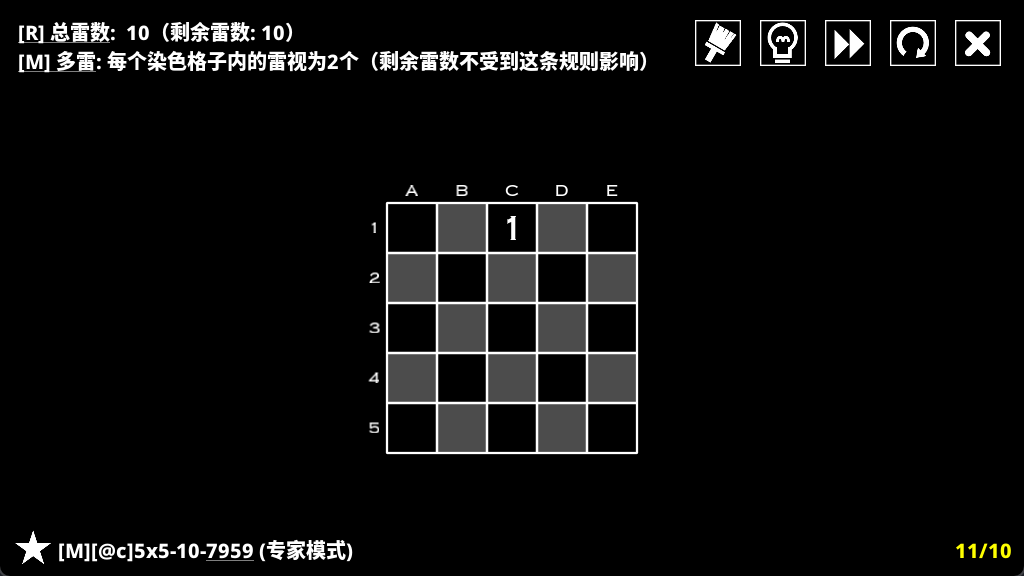
#> input picture img/5x5.png, 1024 x 576 px
$ python -i utils.py   (imports and definitions only)
#> lines starting #> are read from the running program, lines starting #| are printed output that depends on the picture; after the words box and inside, x2 and y2 are one past the last pixel; in counts of white or black regions, pixels touching at a corner belong together
#> further down, picture is the input picture: shape (576, 1024, 3); mean B, G, R 13.1, 13.3, 13.3
from collections import defaultdict
import cv2
import logging
from PyQt5.QtWidgets import (QApplication, QMainWindow, QWidget, QFileDialog, QListWidget, QHBoxLayout,
                             QSizePolicy, QSplitter, QAction, QLabel, QMenuBar, QSplitterHandle)

# 配置日志记录器
# [3 lines not run here, left out]

class MySplitterHandle(QSplitterHandle):
    def __init__(self, orientation, splitter):
        super(MySplitterHandle, self).__init__(orientation, splitter)

    def mouseMoveEvent(self, event):
        pass

    def mousePressEvent(self, event):
        pass

class MySplitter(QSplitter):
    def __init__(self, orientation):
        super(MySplitter, self).__init__(orientation)

    def createHandle(self):
        return MySplitterHandle(self.orientation(), self)

def logprint(message, level="info"):
    """
    打印日志信息
    :param message: 日志信息内容
    :param level: 日志级别 ("debug", "info", "warning", "error", "critical")
    """
    if level.lower() == "debug":
        logging.debug(message)
    elif level.lower() == "info":
        logging.info(message)
    elif level.lower() == "warning":
        logging.warning(message)
    elif level.lower() == "error":
        logging.error(message)
    elif level.lower() == "critical":
        logging.critical(message)
    else:
        logging.info(message)


def argmax(dic):
    return max(dic, key=dic.get)

def detect_squares(image):
    # 转换为灰度图像
    gray_image = cv2.cvtColor(image, cv2.COLOR_BGR2GRAY)

    #二值化

    # #默认配色
    # _, binary_image = cv2.threshold(
    #     gray_image, 0, 255, cv2.THRESH_BINARY_INV | cv2.THRESH_OTSU)

    # 粉白配色
    _, binary_image = cv2.threshold(
        gray_image, 210, 255, cv2.THRESH_BINARY)
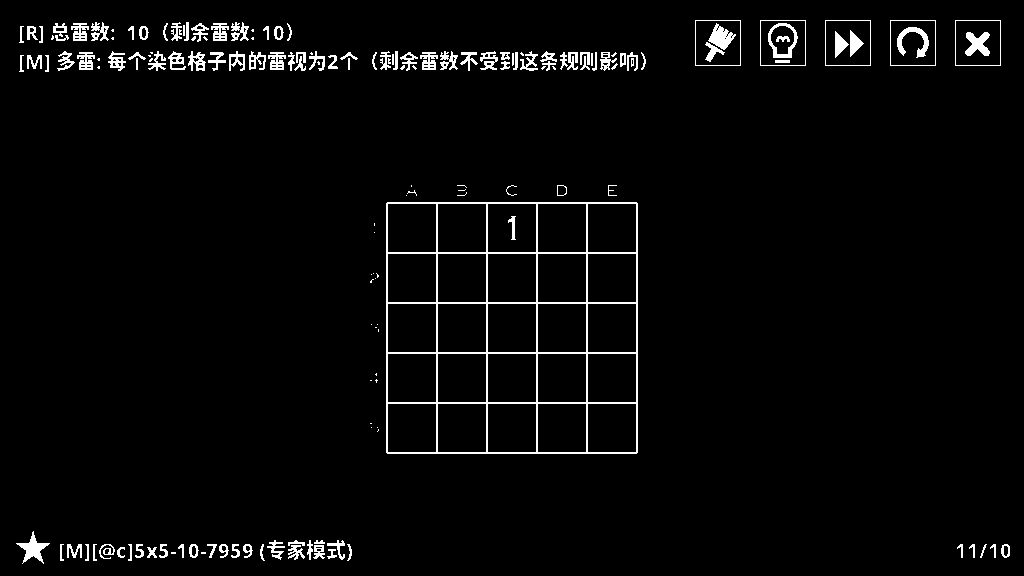
#> binary_image: shape (576, 1024); 3.1% white in thin lines or dots

    if __name__ == "__main__":
        # 显示图像
        cv2.imshow('gray_image', gray_image)

        # 等待按键然后关闭窗口
        cv2.waitKey(0)
        cv2.destroyAllWindows()
        # 显示图像
        cv2.imshow('binary image', binary_image)

        # 等待按键然后关闭窗口
        cv2.waitKey(0)
        cv2.destroyAllWindows()

    # 查找轮廓
    contours, _ = cv2.findContours(
        binary_image, cv2.RETR_TREE, cv2.CHAIN_APPROX_SIMPLE)
#> contours = 275 contours, 125 with area under 20; largest, box (x1, y1, x2, y2) and area: (386, 202, 638, 454) 62999, (587, 403, 637, 453) 2399, (537, 403, 587, 453) 2399, (487, 403, 537, 453) 2399, (437, 403, 487, 453) 2399

    # 找到最大的正方形
    max_area = 0
    largest_square_contour = None

    for contour in contours:
        perimeter = cv2.arcLength(contour, True)
        approx_polygon = cv2.approxPolyDP(contour, 0.04 * perimeter, True)

        if len(approx_polygon) == 4:
            x, y, w, h = cv2.boundingRect(contour)
            if x < 1 or y < 1 or x + w > image.shape[1] - 1 or y + h > image.shape[0] - 1:
                continue

            area = w * h
            if area > max_area:
                max_area = area
                largest_square_contour = approx_polygon
#> this loop made 275 passes
#> (perimeter, x, y, w, h, area, max_area, largest_square_contour) on passes 17, 23, 60: (38.14, 260, 544, 5, 17, 85, 85, [[262, 544], [260, 555], [264, 560], [261, 553]]), (46.14, 207, 544, 10, 14, 140, 140, [[216, 544], [207, 544], [213, 546], [209, 557]]), (1001.7, 386, 202, 252, 252, 63504, 63504, [[387, 202], [386, 452], [636, 453], [637, 203]])
#> (perimeter, approx_polygon, x, y, w, h, area) on pass 38: (51.56, [[309, 540], [307, 554], [310, 559], [312, 544]], 307, 540, 6, 20, 120)
#> after the loop, max_area = 63504

    # 计算大正方形的位置和大小
    x, y, w, h = cv2.boundingRect(largest_square_contour)
#> x = 386; y = 202; w = 252; h = 252
    large_square_position = (x + 1, y + 1, w - 2, h - 2)
#> large_square_position = (387, 203, 250, 250)

    # 收集正方形区域
    square_areas = []
    for contour in contours:
        perimeter = cv2.arcLength(contour, True)
        approx_polygon = cv2.approxPolyDP(contour, 0.04 * perimeter, True)

        if len(approx_polygon) == 4:
            x, y, w, h = cv2.boundingRect(contour)

            if large_square_position[0] < x and large_square_position[1] < y and large_square_position[0] + large_square_position[2] > x + w and large_square_position[1] + large_square_position[3] > y + h:
                area = w * h
                if area < 100:
                    continue
                square_areas.append(area)
#> this loop made 275 passes
#> (perimeter, approx_polygon, x, y, w, h) on passes 1, 2, 17, 23, 38, 42, 60: (10, [[201, 552], [201, 553], [205, 553], [205, 552]], 201, 552, 5, 2), (10, [[171, 552], [171, 553], [175, 553], [175, 552]], 171, 552, 5, 2), (38.14, [[262, 544], [260, 555], [264, 560], [261, 553]], 260, 544, 5, 17), (46.14, [[216, 544], [207, 544], [213, 546], [209, 557]], 207, 544, 10, 14), (51.56, [[309, 540], [307, 554], [310, 559], [312, 544]], 307, 540, 6, 20), (4.83, [[378, 429], [378, 430], [377, 431], [378, 430]], 377, 429, 2, 3), (1001.7, [[387, 202], [386, 452], [636, 453], [637, 203]], 386, 202, 252, 252)
#> (perimeter, x, y, w, h) on passes 61 to 66: (193.7, 587, 403, 50, 50), (193.7, 537, 403, 50, 50), (193.7, 487, 403, 50, 50), (193.7, 437, 403, 50, 50), (193.7, 387, 403, 50, 50), (193.7, 587, 353, 50, 50)
#> after the loop, square_areas = [2500, 2500, 2500, 2500, 2500, 2500, 2500, 2500, 2500]

    # 估计n的值
    test_n_scores = defaultdict(int)
    large_square_area = large_square_position[2] * large_square_position[3]
#> large_square_area = 62500

    for n in range(5, 9):
        mean_area = large_square_area / (n ** 2)
        score = 0
        for area in square_areas:
            score -= abs(area - mean_area) / (area + mean_area)
        test_n_scores[n] = score
#> this loop made 4 passes
#> mean_area on passes 1 to 4: 2500, 1736.1, 1275.5, 976.6
#> after the loop, test_n_scores = {5: 0, 6: -1.62, 7: -2.92, 8: -3.94}

    estimated_n = argmax(test_n_scores)
#> estimated_n = 5

    return large_square_position, estimated_n, test_n_scores

# [37 lines not run here, left out]

>>> import cv2
>>> picture = cv2.imread('../img/5x5.png')
>>> result = detect_squares(picture)

$ run again, on img/5x52.png
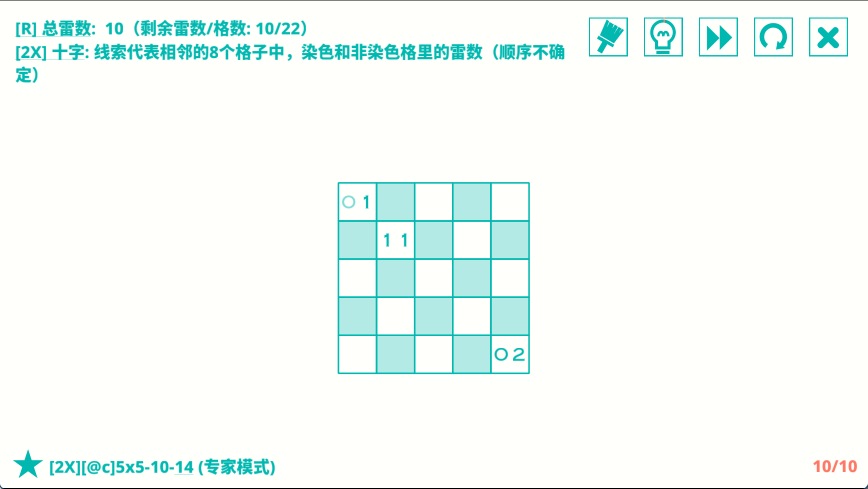
#> input picture img/5x52.png, 1735 x 977 px (shown at 1/2 size)
#> picture is the input picture: shape (977, 1735, 3); mean B, G, R 247.9, 251.1, 242.8
#> in detect_squares, `gray_image = cv2.cvtColor(image, cv2.COLOR_BGR2GRAY)`:
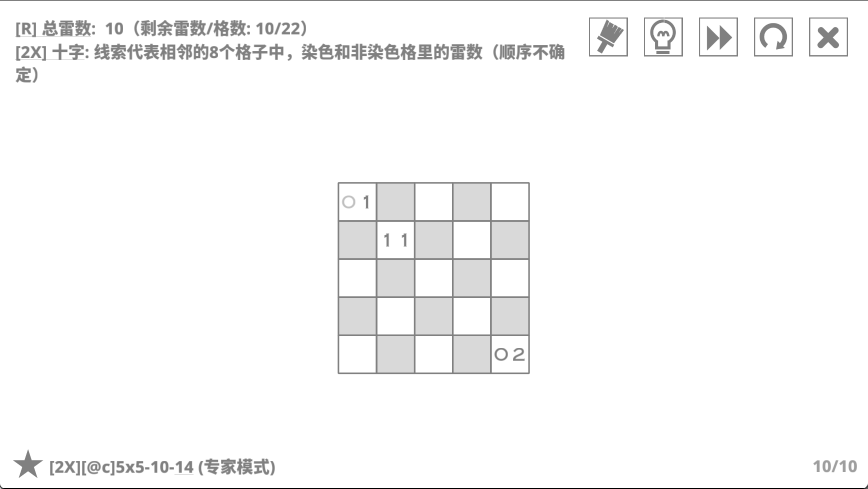
#> gray_image: shape (977, 1735) (shown at 1/2 size); min 0, max 255, mean 248.6
#> in detect_squares, `_, binary_image = cv2.threshold( gray_image, 210, 255, cv2.THRESH_BINA..`:
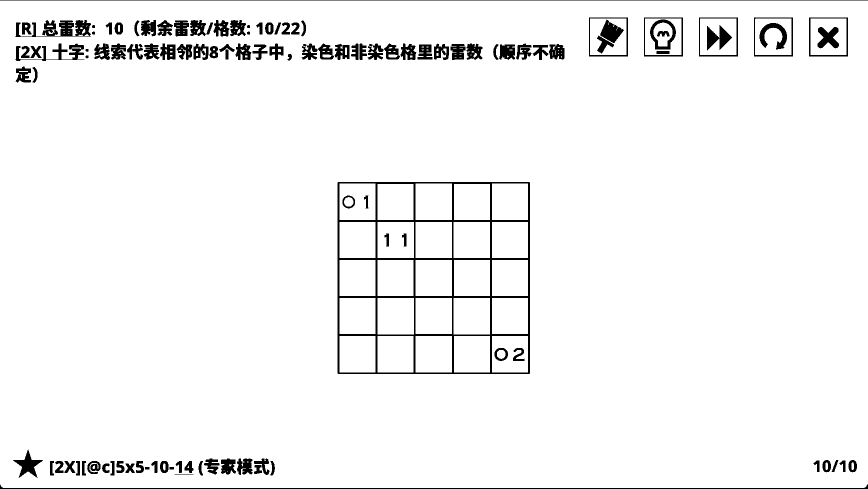
#> binary_image: shape (977, 1735) (shown at 1/2 size); 95.9% white; 115 black regions
#> contours = 276 contours, 111 with area under 20; largest, box (x1, y1, x2, y2) and area: (0, 1, 1735, 976) 1688883, (674, 363, 1061, 749) 148602, (1617, 34, 1697, 114) 6239, (1507, 34, 1587, 114) 6239, (1397, 34, 1477, 114) 6239
#> the loop in detect_squares, `for contour in contours:` made 276 passes
#> (perimeter, x, y, w, h, area, max_area, largest_square_contour) on passes 4, 19, 31, 44: (29.66, 338, 933, 11, 7, 77, 77, [[338, 934], [347, 933], [348, 938], [339, 939]]), (80.49, 220, 921, 10, 31, 310, 310, [[221, 921], [229, 922], [228, 951], [220, 950]]), (67.11, 1662, 919, 16, 26, 416, 416, [[1675, 919], [1669, 943], [1663, 944], [1669, 924]]), (1537.3, 674, 363, 387, 386, 149382, 149382, [[676, 363], [1060, 365], [1058, 748], [674, 746]])
#> after the loop in detect_squares, `for contour in contours:`: max_area = 149382
#> in detect_squares, `x, y, w, h = cv2.boundingRect(largest_square_contour)`: x = 674; y = 363; w = 387; h = 386
#> large_square_position = (675, 364, 385, 384)
#> the loop in detect_squares, `for contour in contours:` made 276 passes
#> (perimeter, approx_polygon, x, y, w, h, area) on passes 45, 49, 50, 51, 52: (286, [[984, 672], [984, 744], [1055, 744], [1055, 672]], 984, 672, 72, 73, 5256), (286, [[908, 672], [908, 744], [979, 744], [979, 672]], 908, 672, 72, 73, 5256), (288, [[831, 672], [831, 744], [903, 744], [903, 672]], 831, 672, 73, 73, 5329), (286, [[755, 672], [755, 744], [826, 744], [826, 672]], 755, 672, 72, 73, 5256), (286, [[679, 672], [679, 744], [750, 744], [750, 672]], 679, 672, 72, 73, 5256)

$ run again, on img/7x7.png
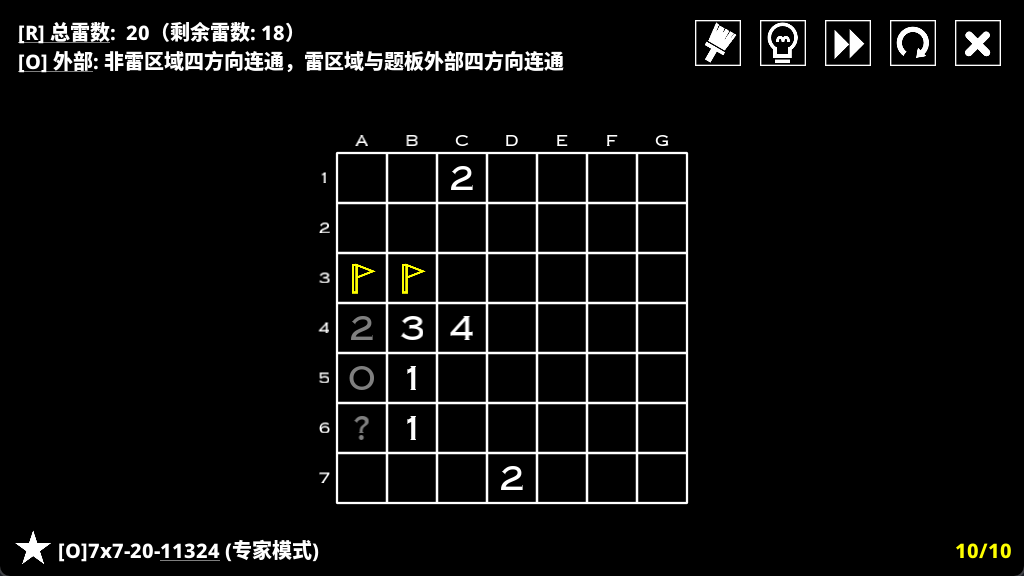
#> input picture img/7x7.png, 1024 x 576 px
#> picture is the input picture: shape (576, 1024, 3); mean B, G, R 12.6, 12.9, 12.9
#> in detect_squares, `_, binary_image = cv2.threshold( gray_image, 210, 255, cv2.THRESH_BINA..`:
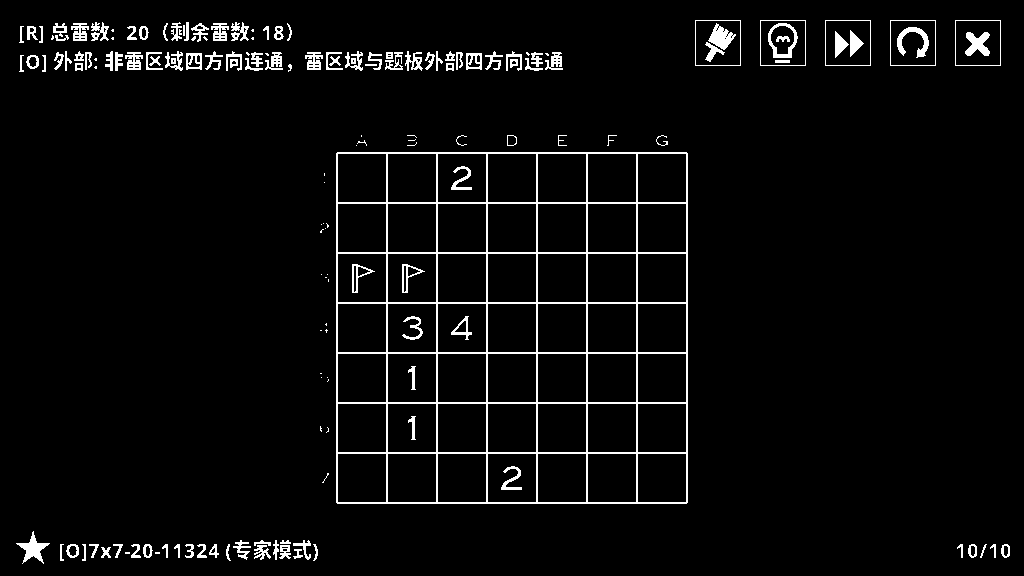
#> binary_image: shape (576, 1024); 4% white in thin lines or dots
#> contours = 299 contours, 113 with area under 20; largest, box (x1, y1, x2, y2) and area: (336, 152, 688, 504) 123199, (637, 453, 687, 503) 2399, (587, 453, 637, 503) 2399, (537, 453, 587, 503) 2399, (487, 453, 537, 503) 2399
#> the loop in detect_squares, `for contour in contours:` made 299 passes
#> (perimeter, x, y, w, h, area, max_area, largest_square_contour) on passes 17, 27, 60: (38.14, 226, 544, 5, 17, 85, 85, [[228, 544], [226, 555], [230, 560], [227, 553]]), (46.14, 113, 544, 10, 14, 140, 140, [[122, 544], [113, 544], [119, 546], [115, 557]]), (1401.7, 336, 152, 352, 352, 123904, 123904, [[337, 152], [336, 502], [686, 503], [687, 153]])
#> after the loop in detect_squares, `for contour in contours:`: max_area = 123904
#> in detect_squares, `x, y, w, h = cv2.boundingRect(largest_square_contour)`: x = 336; y = 152; w = 352
#> large_square_position = (337, 153, 350, 350)
#> the loop in detect_squares, `for contour in contours:` made 299 passes
#> (perimeter, approx_polygon, x, y, w, h) on passes 1, 2, 17, 27, 28: (10, [[155, 552], [155, 553], [159, 553], [159, 552]], 155, 552, 5, 2), (10, [[125, 552], [125, 553], [129, 553], [129, 552]], 125, 552, 5, 2), (38.14, [[228, 544], [226, 555], [230, 560], [227, 553]], 226, 544, 5, 17), (46.14, [[122, 544], [113, 544], [119, 546], [115, 557]], 113, 544, 10, 14), (46.14, [[98, 544], [89, 544], [95, 546], [91, 557]], 89, 544, 10, 14)
